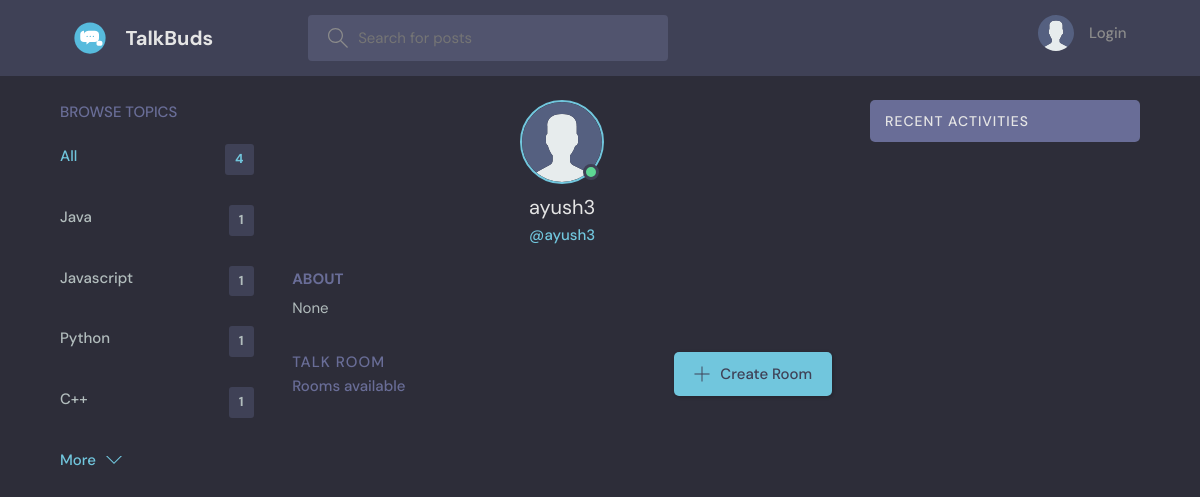
Page /profile/5/ on the earlier database version.
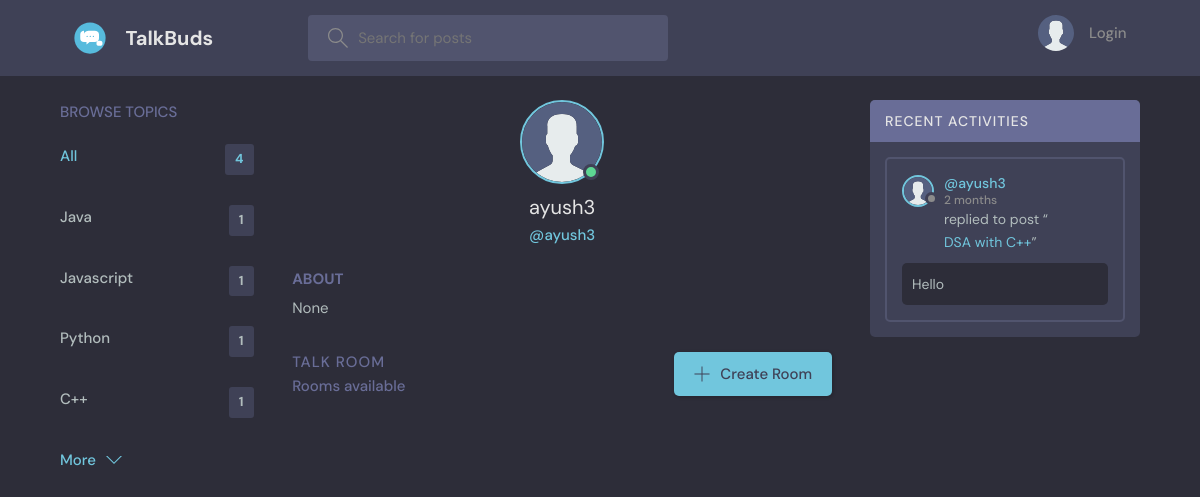
Same page on the later database version.
### base/models.py (models this page shows, shortened)
class Topic(models.Model):
    name = models.CharField(max_length=200)

class message(models.Model):
    user = models.ForeignKey(User,on_delete=models.CASCADE)
    room = models.ForeignKey(Room, on_delete=models.CASCADE)
    body = models.TextField()
    updated = models.DateTimeField(auto_now= True)
    created = models.DateTimeField(auto_now_add= True)
    class Meta:
        ordering = ['-updated','-created']

class User(AbstractUser):
    name = models.CharField(max_length=200,null=True)
    email = models.EmailField(unique=True, null=True)
    bio = models.TextField(null=True)
    avatar = models.ImageField(null=True,default="avatar.svg")
    USERNAME_FIELD = 'email'
    REQUIRED_FIELDS = ['username']

class Room(models.Model):
    host = models.ForeignKey(User, on_delete= models.SET_NULL, null= True)
    topic = models.ForeignKey(Topic, on_delete= models.SET_NULL, null= True)
    name = models.CharField(max_length=200)
    description = models.TextField(null=True, blank=True)
    participants = models.ManyToManyField(User,related_name='particpants',blank='True')
    updated = models.DateTimeField(auto_now= True)
    created = models.DateTimeField(auto_now_add= True)
    class Meta:
        ordering = ['-updated','-created']
    def __str__(self):
        return self.name

### base/views.py (the view)
# urls.py: path('profile/<str:pk>/',profile,name="profile"),
def profile(request,pk):
    user = User.objects.get(id=pk)
    rooms = user.room_set.all()
    chats = user.message_set.all().order_by('-created')
    topics = Topic.objects.all()
    context = {'user':user,'rooms':rooms,'chats':chats,'topics':topics}
    return render(request,'base/profile.html',context)

### base/templates/base/profile.html (shortened to what this page needs)
{%extends 'main.html'%}
{% block content %}
  <main class="profile-page layout layout--3">
    <div class="container">
      {% include 'base/topics_component.html' %}
      <div class="roomList">
        <div class="profile">
            <div class="profile__avatar">
              <div class="avatar avatar--large active">
                <img src="{{user.avatar.url}}" />
              </div>
            </div>
            <div class="profile__info">
              <h3>{{user.username}}</h3>
              <p>@{{user.username}}</p>
            </div>
            <div class="profile__about">
              <h3>About</h3>
              <p>
                {{user.bio}}
              </p>
            </div>
        </div>
        <div class="roomList__header">
            <div>
              <h2>Talk Room</h2>
              <p>{{room_count}} Rooms available</p>
            </div>
            <a class="btn btn--main" href="{%url 'create-room'%}">
              <svg version="1.1" xmlns="http://www.w3.org/2000/svg" width="32" height="32" viewBox="0 0 32 32">
                <title>add</title>
                <path
                  d="M16.943 0.943h-1.885v14.115h-14.115v1.885h14.115v14.115h1.885v-14.115h14.115v-1.885h-14.115v-14.115z"
                ></path>
              </svg>
              Create Room
            </a>
        </div>
    </div>
      {%include 'base/activity_component.html'%}
    </div>
  </main>
</body>
{% endblock content %}

### base/templates/base/topics_component.html
<div class="topics">
    <div class="topics__header">
      <h2>Browse Topics</h2>
    </div>
    <ul class="topics__list">
      <li>
        <a href="{% url 'home' %}" class="active">All <span>{{topics.count}}</span></a>
      </li>
      {% for topic in topics %}
      <li>
        <a href="{% url 'home' %}?q={{topic.name}}">{{topic.name}}<span>{{topic.room_set.all.count}}</span></a>
      </li>
      {% endfor   %}
    </ul>
    <a class="btn btn--link" href="{% url 'topics'%}">
      More
      <svg version="1.1" xmlns="http://www.w3.org/2000/svg" width="32" height="32" viewBox="0 0 32 32">
        <title>chevron-down</title>
        <path d="M16 21l-13-13h-3l16 16 16-16h-3l-13 13z"></path>
      </svg>
    </a>
  </div>

### base/templates/base/activity_component.html
<div class="activities">
    <div class="activities__header">
      <h2>Recent Activities</h2>
    </div>
    {% for chat in chats %}
    <div class="activities__box">
      <div class="activities__boxHeader roomListRoom__header">
        <a href="{% url 'profile' chat.user.id %}" class="roomListRoom__author">
          <div class="avatar avatar--small">
            <img src="{{chat.user.avatar.url}}" />
          </div>
          <p>
            @{{chat.user.username}}
            <span>{{chat.created|timesince}}</span>
          </p>
        </a>
      </div>
      <div class="activities__boxContent">
        <p>replied to post “<a href="{% url 'room' chat.room.id %}">{{chat.room}}</a>”</p>
        <div class="activities__boxRoomContent">
            {{chat.body}}
        </div>
      </div>
    </div>
    {% endfor %}
  </div>

Differences in the rows shown:
added message: user.avatar (placeholder picture), user.username "ayush3", created "2 months", room "DSA with C++", body "Hello"
